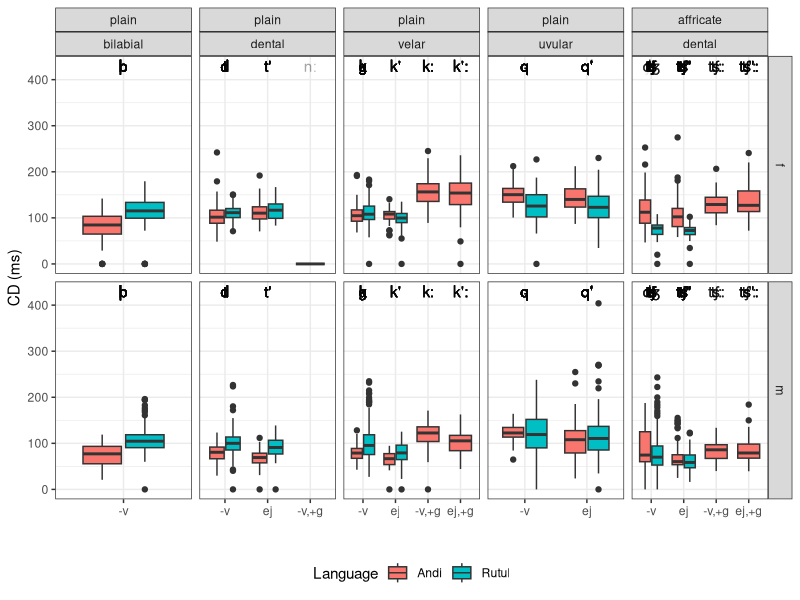
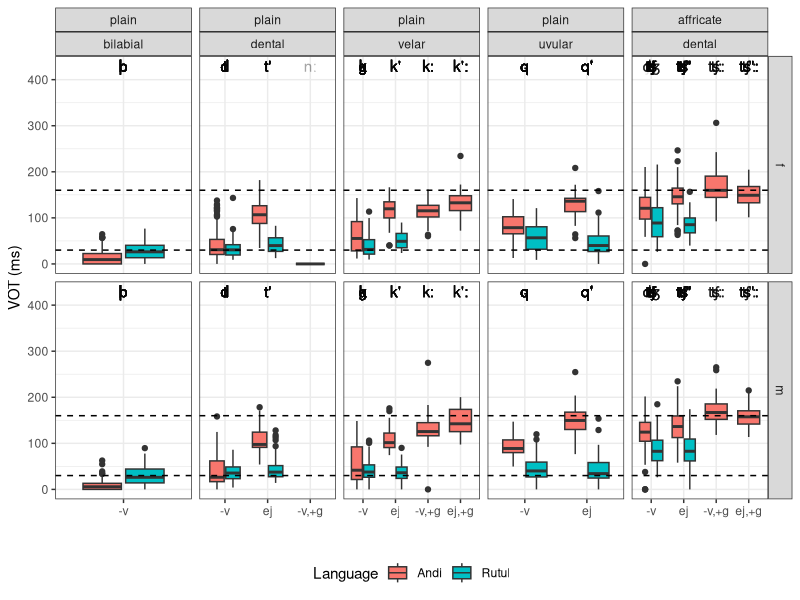
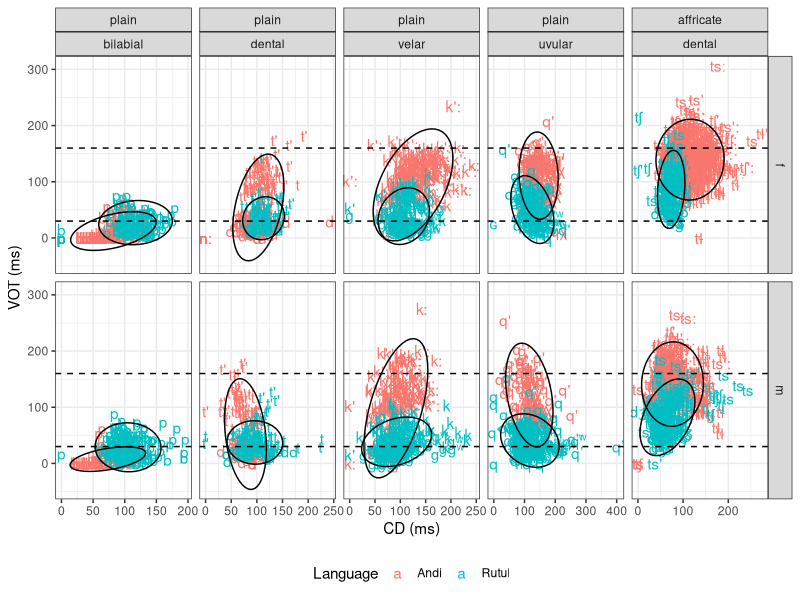
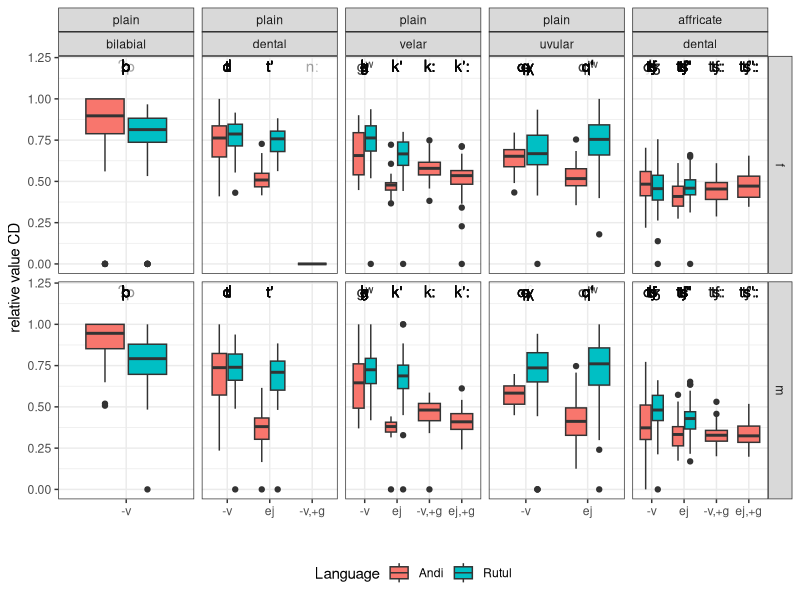
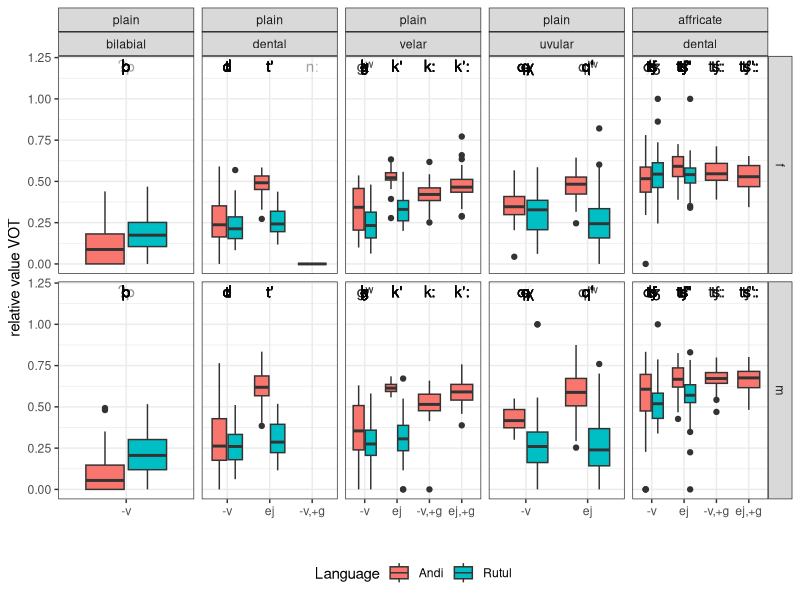

Generate these figures, in order, with R:
## ---- chunk 1
knitr::opts_chunk$set(message = FALSE, warning = FALSE)
library(tidyverse)

df <- read_tsv("data/speakers.csv")
results <- read_tsv("data/results.tsv")
correspondence <- read_tsv("data/correspondence.tsv")

results %>% 
  left_join(correspondence) %>% 
  left_join(df) %>% 
  filter(!grepl("[tʃrlnm]", folVowel),
       !grepl("[tʃrlnm]", prevVowel)) %>% 
  mutate(repetition = ifelse(repetition == "--undefined--", "", repetition),
         repetition = paste(context, repetition),
         folVowDur = as.double(ifelse(folVowDur == "--undefined--",NA, folVowDur)),
         geminate = ifelse(grepl("[ː:]", stop),"+g", "-g"),
         aff_type = ifelse(grepl("[sz]", stop),"dent", NA),
         aff_type = ifelse(grepl("[ʃʒšžǯ]", stop),"alv", aff_type),
         aff_type = ifelse(grepl("ɬ", stop),"lat", aff_type),
         aff_type = ifelse(grepl("χ", stop),"uv", aff_type),
         affric = ifelse(grepl("ɬ", stop),"affricate", affric),
         affric = ifelse(grepl("χ", stop),"affricate", affric),
         affric = ifelse(poa == "uvular", "plain", affric),
         aff_type = ifelse(grepl("χ", stop),"uv", aff_type),
         poa = ifelse(stop == "ɡ", "velar", poa),
         aff_type = factor(aff_type, levels = c("dent", "alv", "lat", "uv")),
         affric = factor(affric, levels = c("plain", "affricate")),
         voice = ifelse(voice == "voiced", "+v", "-v")) %>% 
  mutate(fric = fric * 1000,
         postfric = postfric*1000,
         folVowDur = folVowDur*1000,
         closdur = closdur*1000,
         VOT = fric + postfric,
         cd_n = closdur/folVowDur,
         vot_n = VOT/folVowDur,
         utterance = paste0(context, "_", repetition),
         poa = factor(poa, levels = c("bilabial", "dental", "velar", "uvular")),
         c_type = ifelse(glott == "glottalic", "ej", voice),
         c_type = ifelse(geminate == "+g", paste0(c_type, ",", "+g"), c_type),
         c_type = factor(c_type, levels = c("+v", "-v", "ej", "-v,+g", "ej,+g"))) ->
  final_df

final_df %>%
  filter(
  repetition != "iso 4",
  repetition != "iso 5",
  repetition != "iso 6",
  repetition != "iso 0",
  repetition != "iso i",
  repetition != "iso NA",
  prevVowel != "b",
  prevVowel != "g",
  prevVowel != "g)",
  prevVowel != "j)",
  prevVowel != "k",
  prevVowel != "(k",
  prevVowel != "k:",
  prevVowel != "k'",
  prevVowel != "(qχ",
  prevVowel != "s",
  prevVowel != "(s",
  prevVowel != "w",
  prevVowel != "z",
  prevVowel != "χ",
  folVowel != "ʔ",
  folVowel != "ɢ",
  folVowel != "ʔ)",
  folVowel != "b",
  folVowel != "j",
  folVowel != "j",
  folVowel != "j)",
  folVowel != "(j)",
  folVowel != "k'",
  folVowel != "p'",
  folVowel != "q",
  folVowel != "qχ",
  folVowel != "w",
  folVowel != "(w",
  folVowel != "w)",
  folVowel != "(w)",
  stop != "(ʔ",
  stop != "(ʔ)",
  stop != "ʔ)",
  stop != "(h",
  stop != "(j",
  stop != "(j)",
  stop != "j)",
  stop != "(s",
  stop != "(w)",
  !is.na(c_type),
  ) ->
  final_df

final_df %>% 
  mutate(stop_label = str_replace_all(final_df$stop, "[ʷˤχ\\(\\)\\?]", "")) ->
  final_df
## ---- chunk 2
final_df %>% 
  filter(position == "medial") %>%
  ggplot(aes(c_type, closdur, fill = Language, label = stop_label))+
  geom_text(aes(y = 430), alpha = 0.1)+
  geom_boxplot()+
  theme_bw()+
  theme(legend.position="bottom")+
  facet_grid(Gender~affric+poa, scale = "free_x")+
  labs(y = "CD (ms)", x = "")
## ---- chunk 3
final_df %>% 
  filter(position == "medial") %>%
  ggplot(aes(c_type, VOT, fill = Language, label = stop_label))+
  geom_boxplot()+
  geom_text(aes(y = 430), alpha = 0.1)+
  theme_bw()+
  theme(legend.position="bottom")+
  geom_hline(yintercept = 30, lty = 2)+
  geom_hline(yintercept = 160, lty = 2)+
  facet_grid(Gender~affric+poa, scale = "free_x")+
  labs(y = "VOT (ms)", x = "")
## ---- chunk 4
final_df %>% 
  filter(position == "medial") %>%
  ggplot(aes(closdur, VOT, color = Language, label = stop))+
  geom_text()+
  theme_bw()+
  theme(legend.position="bottom")+
  geom_hline(yintercept = 30, lty = 2)+
  geom_hline(yintercept = 160, lty = 2)+
  stat_ellipse(aes(group = Language), color = "black")+
  facet_grid(Gender~affric+poa, scale = "free_x")+
  labs(y = "VOT (ms)", x = "CD (ms)")
## ---- chunk 5
final_df %>% 
  filter(position == "medial") %>%
  mutate(rel_cd = closdur/totdur/1000,
         rel_vot = VOT/totdur/1000) %>%
  ggplot(aes(c_type, rel_cd, fill = Language, label = stop))+
  geom_text(aes(y = 1.2), alpha = 0.1)+
  geom_boxplot()+
  theme_bw()+
  theme(legend.position="bottom")+
  facet_grid(Gender~affric+poa, scale = "free_x")+
  labs(y = "relative value CD", x = "")
## ---- chunk 6
final_df %>% 
  filter(position == "medial") %>%
  mutate(rel_cd = closdur/totdur/1000,
         rel_vot = VOT/totdur/1000) %>%
  ggplot(aes(c_type, rel_vot, fill = Language, label = stop))+
  geom_text(aes(y = 1.2), alpha = 0.1)+
  geom_boxplot()+
  theme_bw()+
  theme(legend.position="bottom")+
  facet_grid(Gender~affric+poa, scale = "free_x")+
  labs(y = "relative value VOT", x = "")
